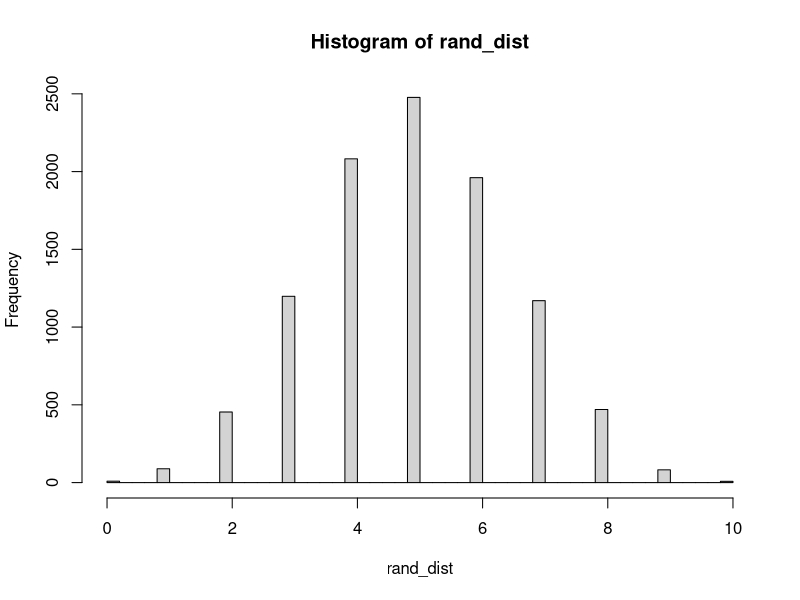

Reproduce this figure in R.
#Giữ giá trị cố định khi giả lập dữ liệu
set.seed(100)

#Giả lập dữ liêu với 8 giá trị "1" và 2 giá trị "0" (Giả lập số lượng)
# 8 lần ngửa (1) và 2 lần sấp (0)
sample1 <- c(rep(1, 8), rep(0, 2)); sample1

#Tạo n = 10 phần từ
n <- 10

#Tính tổng sample1
theta_hat <- sum(sample1); theta_hat

#Giả lập dữ liêu với 5 giá trị "1" và 5 giá trị "0" (Giả lập số lượng)
# 5 lần ngửa (1) và 5 lần sấp (0)
sample0 <- c(rep(1, 5), rep(0, 5))

#Tính tổng sample0
theta_0 <- sum(sample0); theta_0

#####################################Randomization###############################################
#Tạo phân phối Randomization rồi tính độ lệch chuuẩn vẽ biểu đồ hist
#replace=TRUE: Lấy có hoàn lại
rand_dist <- replicate(10000, sum(sample(sample0, n, replace=TRUE))); 
hist(rand_dist, breaks = 40)

pvalue <- sum(abs(rand_dist-theta_0) >= abs(theta_hat - theta_0))/length(rand_dist); pvalue

